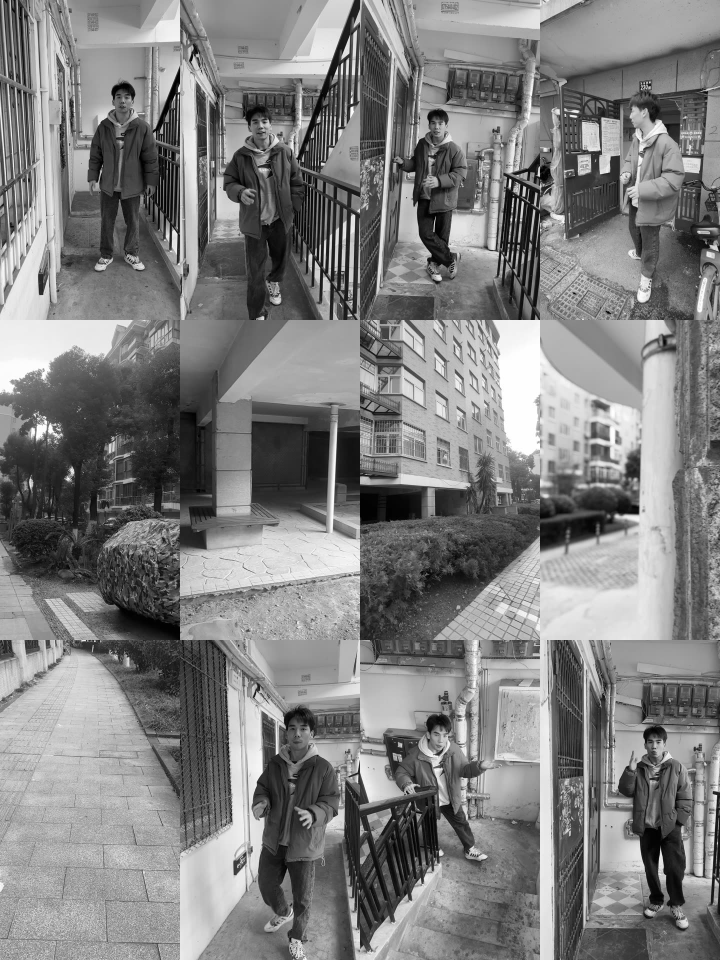
#> input picture 素材标注总纲-20261116/人物确认图/person_1.jpg, 1440 x 1920 px (shown at 1/2 size)
$ python match_sheet.py '../人物确认图/person_1.jpg'
#> lines starting #> are read from the running program, lines starting #| are printed output that depends on the picture
# -*- coding: utf-8 -*-
"""把用户发回的标注截图和已生成的拼图逐张比对，找出是哪一张。只读本机文件。"""
import glob, os, sys
import cv2
import numpy as np

sys.dont_write_bytecode = True
user_img = sys.argv[1]
dirs = sys.argv[2:]


def load(p):
#> called with p = '../人物确认图/person_1.jpg'
    img = cv2.imdecode(np.fromfile(p, dtype=np.uint8), cv2.IMREAD_GRAYSCALE)
#> img is the input picture: shape (1920, 1440); min 0, max 255, mean 127.5
    if img is None:
        return None
    return cv2.resize(img, (96, 128), interpolation=cv2.INTER_AREA).astype(np.float32)
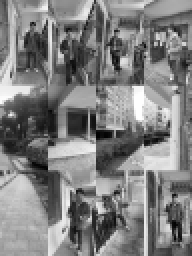
#> returned value: shape (128, 96) float32 (shown 2 times larger); min 2, max 254, mean 127.5


def corr(a, b):
    a = a - a.mean()
    b = b - b.mean()
    return float((a * b).sum() / (np.sqrt((a * a).sum() * (b * b).sum()) + 1e-9))


u = load(user_img)
res = []
for d in dirs:
    for p in glob.glob(os.path.join(d, "*.jpg")):
        s = load(p)
        if s is not None:
            res.append((corr(u, s), p))
res.sort(reverse=True)
for c, p in res[:5]:
    print(f"{c:.3f}\t{p}")

$ run again, on 素材标注总纲-20261116/人物确认图/person_3.jpg
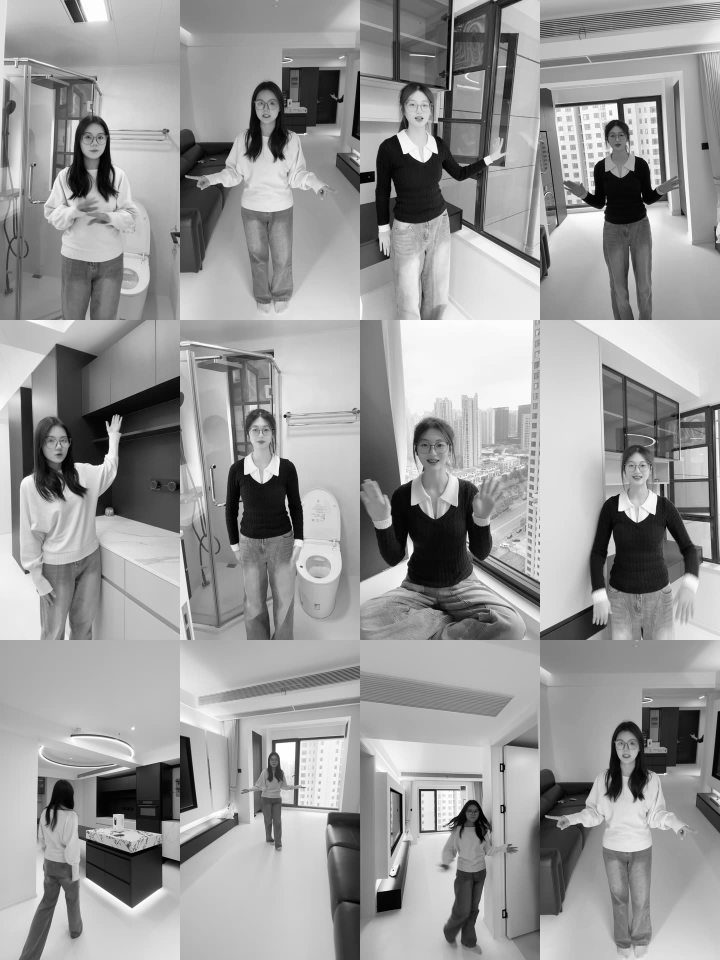
#> input picture 素材标注总纲-20261116/人物确认图/person_3.jpg, 1440 x 1920 px (shown at 1/2 size)
#> in load, img is the input picture: shape (1920, 1440); min 0, max 255, mean 152.7
#> in load, `return cv2.resize(img, (96, 128), interpolation=cv2.INTER_AREA).astype..`:
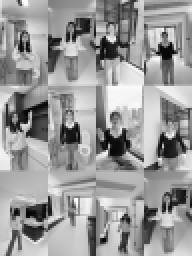
#> returned value: shape (128, 96) float32 (shown 2 times larger); min 3, max 254, mean 152.7

$ run again, on 素材标注总纲-20261116/人物确认图/person_4.jpg
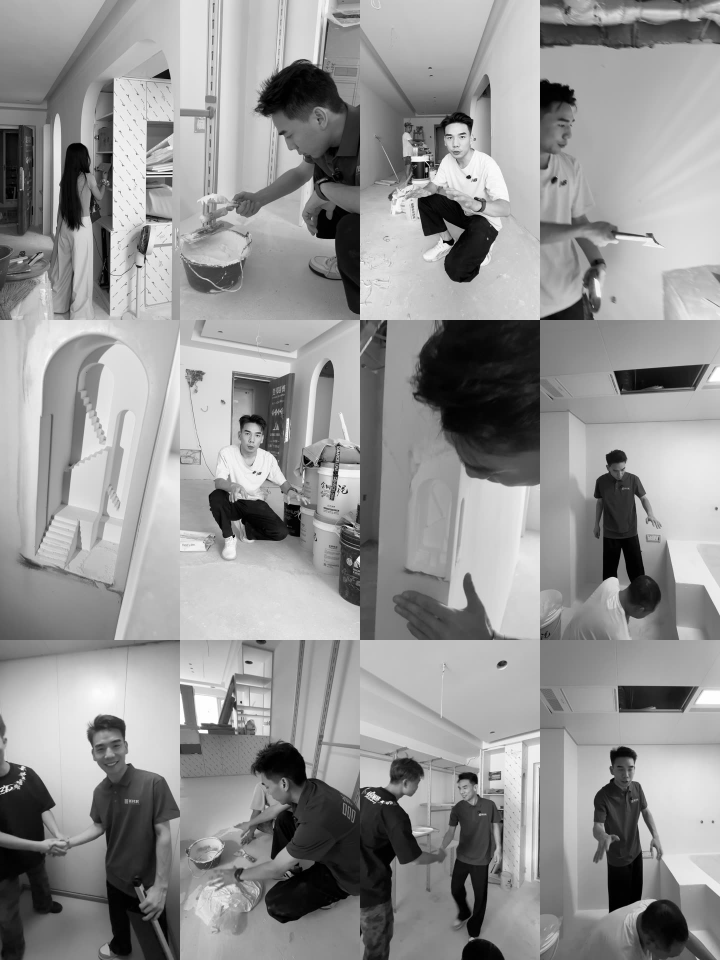
#> input picture 素材标注总纲-20261116/人物确认图/person_4.jpg, 1440 x 1920 px (shown at 1/2 size)
#> in load, img is the input picture: shape (1920, 1440); min 0, max 255, mean 147.4
#> in load, `return cv2.resize(img, (96, 128), interpolation=cv2.INTER_AREA).astype..`:
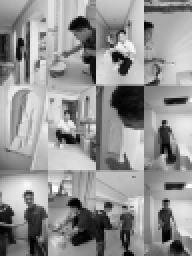
#> returned value: shape (128, 96) float32 (shown 2 times larger); min 1, max 254, mean 147.4
